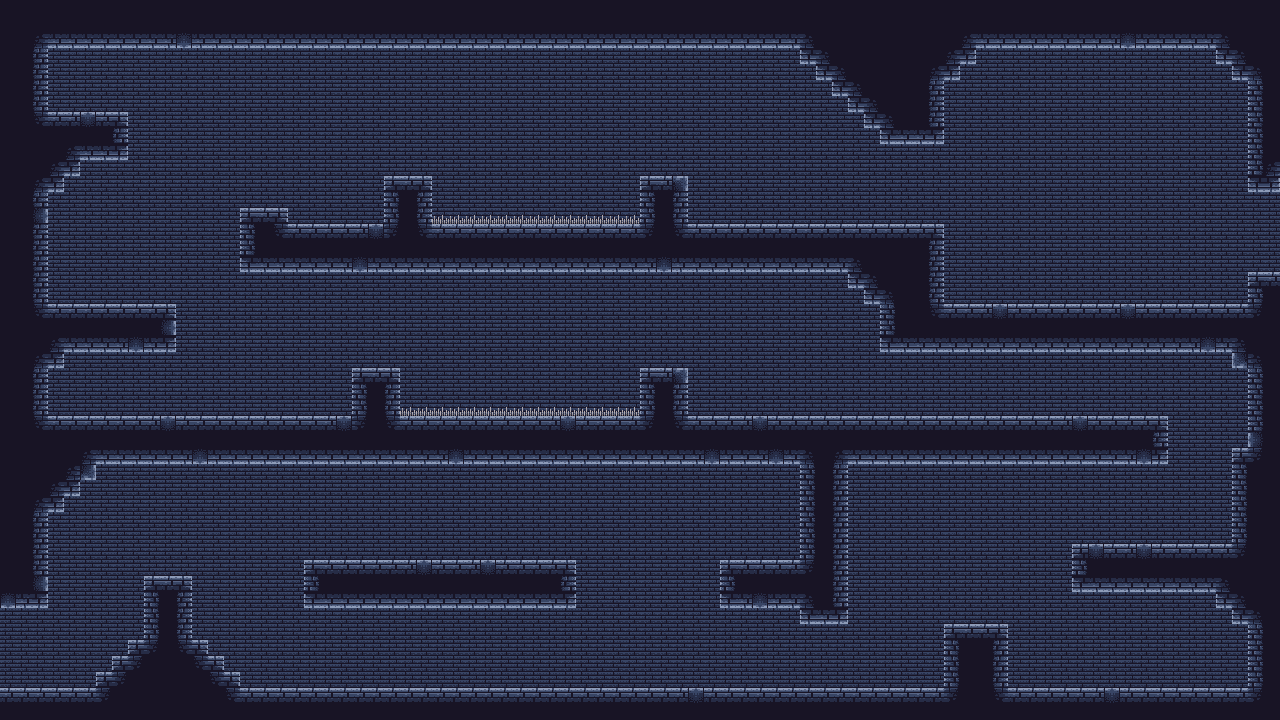

Below is a game level as drawn by its tile map, then a one-line description and the .tmx that defines it (tile-layer data replaced by summaries):
An orthogonal 80x45 tile map with 16x16 px tiles, 2 tile layers (background, platform) and 53 objects (right_up, left_down).

<map version="1.10" tiledversion="1.11.2" orientation="orthogonal" renderorder="left-down" width="80" height="45" tilewidth="16" tileheight="16" infinite="0" nextlayerid="8" nextobjectid="79">
 <tileset firstgid="1" source="tiles.tsx" />
 <layer id="2" name="background" width="80" height="45">
  <data>[3600 cells, 3600 non-empty, 1 distinct tile ids]</data>
 </layer>
 <layer id="1" name="platform" width="80" height="45">
  <data>[3600 cells, 1346 non-empty, 21 distinct tile ids]</data>
 </layer>
 <objectgroup id="6" name="damage">
  <object id="56" x="400" y="400">
   <polygon points="0,0 240,0 240,16 0,16" />
  </object>
  <object id="57" x="432" y="208">
   <polygon points="0,0 208,0 208,16 0,16" />
  </object>
 </objectgroup>
 <objectgroup id="7" name="monster">
  <object id="71" x="464" y="672">
   <polygon points="0,0 16,0 16,16 0,16" />
  </object>
  <object id="72" x="656" y="672">
   <polygon points="0,0 16,0 16,16 0,16" />
  </object>
  <object id="73" x="448" y="544">
   <polygon points="0,0 16,0 16,16 0,16" />
  </object>
  <object id="74" x="1168" y="528">
   <polygon points="0,0 16,0 16,16 0,16" />
  </object>
  <object id="75" x="784" y="400">
   <polygon points="0,0 16,0 16,16 0,16" />
  </object>
  <object id="76" x="256" y="400">
   <polygon points="0,0 16,0 16,16 0,16 0,0" />
  </object>
  <object id="77" x="336" y="208">
   <polygon points="0,0 16,0 16,16 0,16" />
  </object>
  <object id="78" x="832" y="208">
   <polygon points="0,0 16,0 16,16 0,16" />
  </object>
 </objectgroup>
 <objectgroup id="3" name="obj">
  <object id="2" x="96" y="464">
   <polygon points="0,0 -48,48 -96,48 -96,0 0,0" />
  </object>
  <object id="3" x="0" y="512">
   <polygon points="0,0 48,0 48,96 0,96" />
  </object>
  <object id="4" x="0" y="304">
   <polygon points="0,0 176,0 176,48 64,48" />
  </object>
  <object id="5" x="0" y="304">
   <polygon points="0,0 64,48 64,64 0,64" />
  </object>
  <object id="6" x="0" y="368">
   <polygon points="0,0 48,0 48,96 0,96" />
  </object>
  <object id="8" x="48" y="416">
   <polygon points="0,0 1120,0 1120,48 0,48" />
  </object>
  <object id="10" x="352" y="368">
   <polygon points="0,0 48,0 48,48 0,48" />
  </object>
  <object id="11" x="640" y="368">
   <polygon points="0,0 48,0 48,48 0,48" />
  </object>
  <object id="12" x="800" y="464">
   <polygon points="0,0 48,0 48,160 0,160" />
  </object>
  <object id="13" x="720" y="560">
   <polygon points="0,0 80,0 80,48 0,48" />
  </object>
  <object id="14" x="944" y="624">
   <polygon points="0,0 64,0 64,64 0,64" />
  </object>
  <object id="16" x="304" y="560">
   <polygon points="0,0 272,0 272,48 0,48" />
  </object>
  <object id="17" x="144" y="576">
   <polygon points="0,0 48,0 48,64 0,64" />
  </object>
  <object id="18" x="128" y="640">
   <polygon points="0,0 80,0 80,16 0,16" />
  </object>
  <object id="19" x="112" y="656">
   <polygon points="0,0 112,0 112,16 0,16" />
  </object>
  <object id="20" x="96" y="672">
   <polygon points="0,0 144,0 144,16 0,16" />
  </object>
  <object id="21" x="0" y="688">
   <polygon points="0,0 1280,0 1280,32 0,32" />
  </object>
  <object id="22" x="1216" y="592">
   <polygon points="0,0 64,0 64,32 32,32" />
  </object>
  <object id="23" x="1248" y="624">
   <polygon points="0,0 32,0 32,64 0,64" />
  </object>
  <object id="25" x="1072" y="544">
   <polygon points="0,0 208,0 208,48 0,48" />
  </object>
  <object id="26" x="1232" y="448">
   <polygon points="0,0 48,0 48,96 0,96 0,0" />
  </object>
  <object id="27" x="1248" y="368">
   <polygon points="0,0 32,0 32,80 0,80" />
  </object>
  <object id="28" x="1232" y="352">
   <polygon points="0,0 48,0 48,16 0,16" />
  </object>
  <object id="29" x="1248" y="272">
   <polygon points="0,0 32,0 32,32 0,32" />
  </object>
  <object id="30" x="880" y="304">
   <polygon points="0,0 400,0 400,48 0,48" />
  </object>
  <object id="33" x="688" y="224">
   <polygon points="0,0 256,0 256,48 0,48" />
  </object>
  <object id="34" x="848" y="272">
   <polygon points="0,0 96,0 96,32 32,32" />
  </object>
  <object id="35" x="640" y="176">
   <polygon points="0,0 48,0 48,96 0,96" />
  </object>
  <object id="36" x="240" y="208">
   <polygon points="0,0 48,0 48,64 0,64" />
  </object>
  <object id="37" x="288" y="224">
   <polygon points="0,0 352,0 352,48 0,48" />
  </object>
  <object id="38" x="384" y="176">
   <polygon points="0,0 48,0 48,48 0,48" />
  </object>
  <object id="39" x="0" y="192">
   <polygon points="0,0 48,0 48,112 0,112" />
  </object>
  <object id="40" x="48" y="112">
   <polygon points="0,0 80,0 80,48 0,48" />
  </object>
  <object id="41" x="0" y="160">
   <polygon points="0,0 80,0 48,32 0,32" />
  </object>
  <object id="42" x="0" y="0">
   <polygon points="0,0 48,0 48,160 0,160" />
  </object>
  <object id="43" x="48" y="0">
   <polygon points="0,0 1232,0 1232,48 0,48" />
  </object>
  <object id="45" x="800" y="48">
   <polygon points="0,0 144,0 144,96 96,96" />
  </object>
  <object id="46" x="944" y="48">
   <polygon points="0,0 32,0 0,32" />
  </object>
  <object id="47" x="1216" y="48">
   <polygon points="0,0 64,0 64,32 32,32" />
  </object>
  <object id="48" x="1248" y="80">
   <polygon points="0,0 32,0 32,112 0,112" />
  </object>
 </objectgroup>
 <objectgroup id="4" name="sensor">
  <object id="50" name="right_up" x="1264" y="192">
   <polygon points="0,0 16,0 16,80 0,80" />
  </object>
  <object id="51" name="left_down" x="0" y="608">
   <polygon points="0,0 16,0 16,80 0,80" />
  </object>
 </objectgroup>
 <objectgroup id="5" name="trigger">
  <object id="54" x="944" y="256">
   <polygon points="0,0 304,0 304,48 0,48" />
  </object>
 </objectgroup>
</map>
